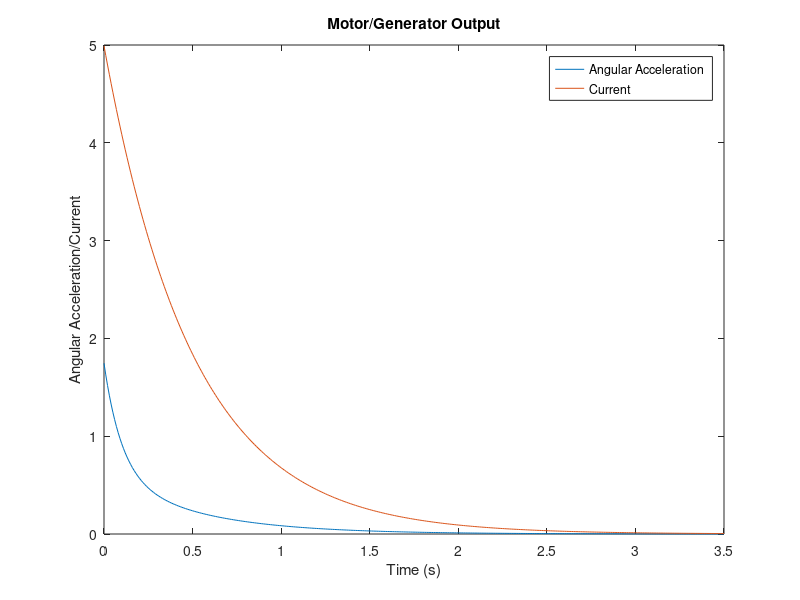

MATLAB code to generate this figure:
dt = 0.01;
t = 0:dt:3.5;
n=3.5/dt;
J = 0.01;
b = 0.1;
K = 0.01;
R = 1;
L = 0.5;
s = tf('s');
P_motor = K/((J*s+b)*(L*s+R)+K^2);

A = [-b/J   K/J
     K/L   -R/L];
B = [0
     0];
C = [1   0];
C_prime = [0 1];
D = 0;
motor_ss = ss(A,B,C,D);
generator_ss = ss(A,B,C_prime,D);
u(1:1,1:n+1) = 0;
IC = [1.74615 4.9905];

alpha = lsim(motor_ss,u,t,IC);
current = lsim(generator_ss,u,t,IC);
maxalpha = max(alpha(:));
maxcurrent = max(current(:));
figure;
plot(t,alpha,t, current);
title('Motor/Generator Output');
xlabel('Time (s)');
ylabel('Angular Acceleration/Current');
legend('Angular Acceleration','Current');
